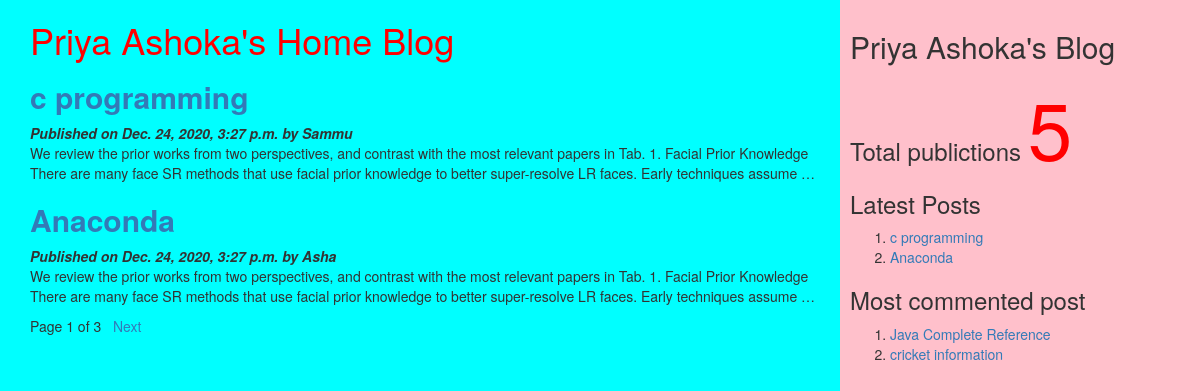
The page / on the database its author committed.
### myApp/models.py (models this page shows, shortened)
class Post(models.Model):
          tags=TaggableManager()
          STATUS_CHOICES=(('draft','Draft'),('published','Published'))
          title=models.CharField(max_length=256)
          slug=models.SlugField(max_length=264,unique_for_date='publish')
          author=models.ForeignKey(User,related_name='blog_posts',on_delete= models.CASCADE)
          body=models.TextField()
          publish=models.DateTimeField(default=timezone.now)
          created=models.DateTimeField(auto_now_add=True)
          updated=models.DateTimeField(auto_now=True)
          status= models.CharField(max_length=10,choices=STATUS_CHOICES,default='draft')
          objects=CustomManager()
          class Meta:
                ordering=('-publish',)
          def get_absolute_url(self):
                return reverse('post_detail',args=[self.publish.year,self.publish.strftime('%m'),self.publish.strftime('%d'),self.slug])

### myApp/views.py (the view)
# urls.py: url(r'^$',views.post_list_view),
def post_list_view(request,tag_slug=None):
    post_list=Post.objects.all()
    tag=None
    if tag_slug:
        tag=get_object_or_404(Tag,slug=tag_slug)#provided slug
        post_list=post_list.filter(tags__in=[tag])
    paginator=Paginator(post_list,2) #step1
    page_number=request.GET.get('page') #step2
    try:
       post_list=paginator.page(page_number) #step2
    except PageNotAnInteger:
       post_list=paginator.page(1) #step 3
    except EmptyPage:
      post_list=paginator.page(paginator.num_pages) #step 4
    d={'post_list':post_list,'tag':tag}
    return render(request,'myApp/post_list.html',d)

### myApp/models.py (called while the page is built)
    def get_queryset(self):
        return super().get_queryset().filter(status='published')

### myApp/templatetags/mytags.py (called while the page is built)
@register.simple_tag
def total_posts():
    return Post.objects.count()

@register.inclusion_tag('myApp/latest_post.html')
def show_latest_posts(count=3):
    latest_posts=Post.objects.order_by('-publish')[:count]
    return {'latest_posts':latest_posts}

@register.simple_tag
def get_most_commented_posts(count=2):
    return Post.objects.annotate(total_comments=Count('comments')).order_by('-total_comments')[:count]

### templates/myApp/post_list.html (shortened to what this page needs)
<html>
    {%extends 'myApp/parent.html'%}
        {%block content_block%}
        <h1 style="color:red">Priya Ashoka's Home Blog</h1>
        {%for post in post_list%}
        <a href="{{post.get_absolute_url}}"><h2><b>{{post.title}}</b></h2></a>
        <i><b>Published on {{post.publish}} by {{post.author|title}}</b></i>
        {{post.body|truncatewords:40|linebreaks}}
        {%endfor%}
        {%include 'myApp/pagination.html' with page=post_list%}
        {%endblock%}

### templates/myApp/parent.html (shortened to what this page needs)
<html>
{%load mytags%}
    <head>
        <link rel="stylesheet" href="https://maxcdn.bootstrapcdn.com/bootstrap/3.3.7/css/bootstrap.min.css">
    </head>
    <body>
        <div class="content" style="width:70%;float:left;background-color:aqua;height:300%;padding:0 0 0 30px">
              {%block content_block%}
              {%endblock%}
        </div>
        <div class="sidebar" style="width:30%;float:right;background-color:pink;height:300%;padding:10px">
            <h2>Priya Ashoka's Blog</h2>
            <h3>Total publictions
              <span style="color:red;font-size:80px">
              {%total_posts%}</span>
              <h3>Latest Posts</h3>
              {% show_latest_posts 2 %}
              <h3>Most commented post</h3>
              {%get_most_commented_posts as m%}
              <ol>
                {%for post in m%}
                <li><a href="{{post.get_absolute_url}}">{{post.title}}</a></li>
                {%endfor%}
              </ol>
            </h3>
        </div>
    </body>
</html>

### templates/myApp/latest_post.html
<!DOCTYPE html>
<html lang="en" dir="ltr">
  <body>
    <ol>
    {%for post in latest_posts%}
    <li><a href="{{post.get_absolute_url}}">{{post.title}}</a></li>
    {%endfor%}
    </ol>
  </body>
</html>

### rows shown on the page
Post: title "c programming", publish "Dec. 24, 2020, 3:27 p.m.", author "Sammu", body "We review the prior works from two perspectives, and contrast with the most relevant papers in Tab. 1. Facial Prior Knowledge There are many face SR methods that use facial prior knowledge to better super-resolve LR faces. Early techniques assume …"
Post: title "Anaconda", publish "Dec. 24, 2020, 3:27 p.m.", author "Asha", body "We review the prior works from two perspectives, and contrast with the most relevant papers in Tab. 1. Facial Prior Knowledge There are many face SR methods that use facial prior knowledge to better super-resolve LR faces. Early techniques assume …"
Post: title "Java Complete Reference"
Post: title "cricket information"

### other values the page prints
{{ page.number }} "1"
{{ page.paginator.num_pages }} "3"
